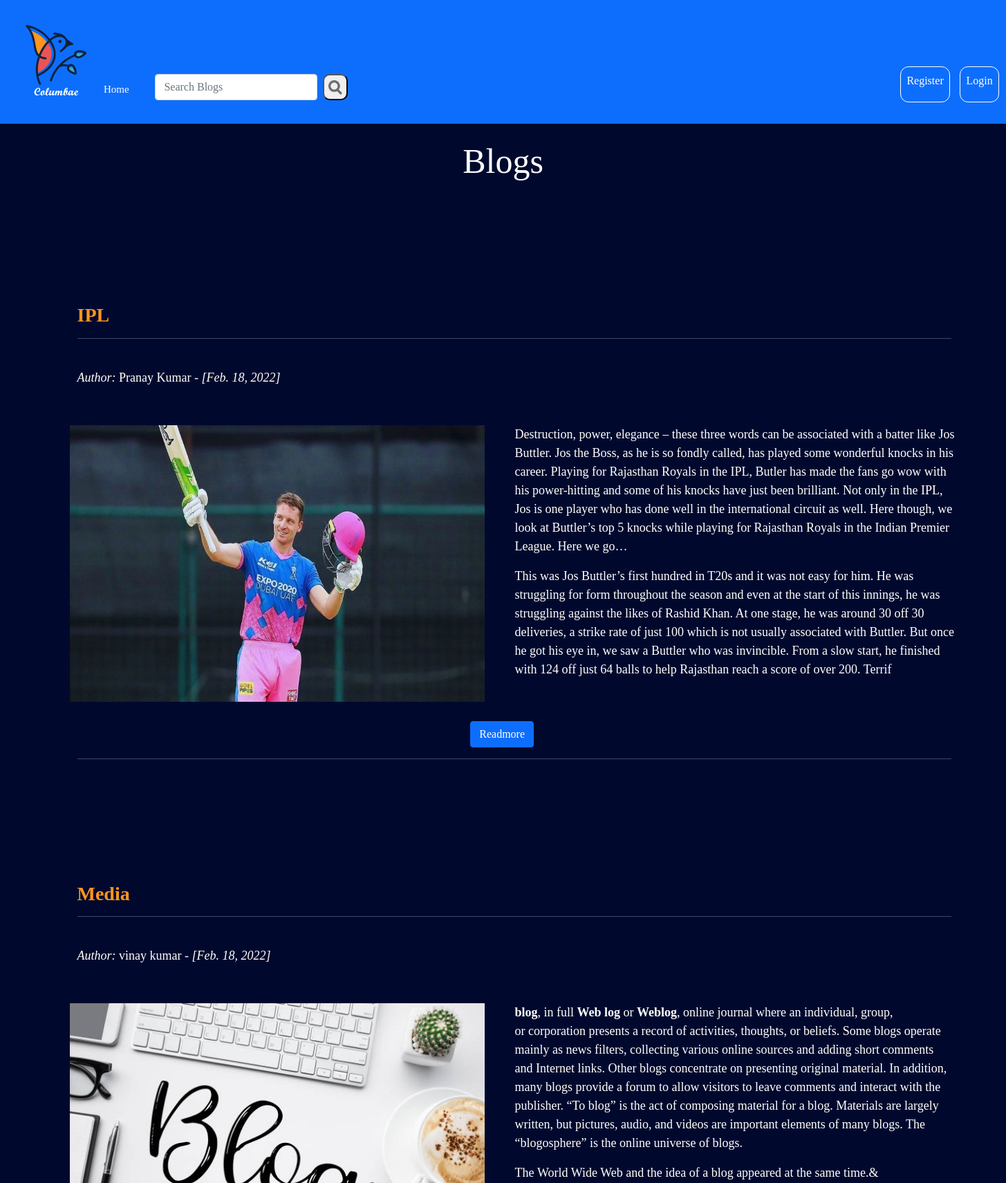
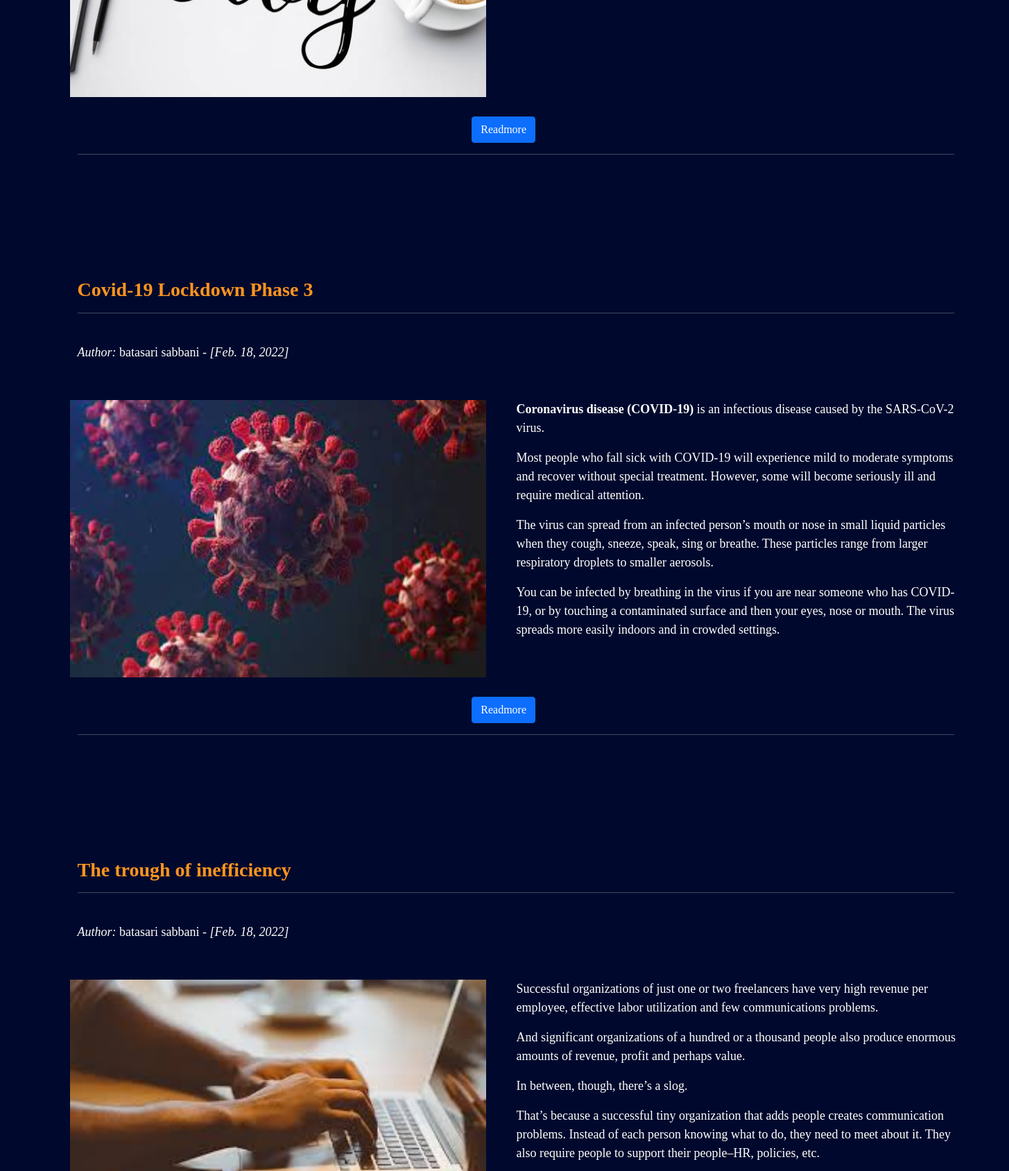
The page / (upper part) on the database its author committed (2 pictures, top to bottom).
### Blog_app/models.py (models this page shows, shortened)
class Post(models.Model):
    title = models.CharField(max_length=255)
    headerimage = models.ImageField(null=True, blank=True, upload_to = "images/")
    author = models.ForeignKey(User, on_delete=models.CASCADE)
    body = RichTextField(blank=True, null=True)
    post_date = models.DateField(auto_now_add=True)

### Blog_app/views.py (the view)
# urls.py: path('', Listview.as_view(), name="home"),
class Listview(ListView):
    model = Post
    template_name = 'blogapp/homepage.html'
    ordering = ['-post_date']

### templates/blogapp/homepage.html (shortened to what this page needs)
{% extends 'blogapp/base.html' %}
{% load static %}
{% block content %}
<br>
    {% if user.is_authenticated %}
    <div class="header">
        <h1>Welcome {{ user.first_name }}</h1>
    </div><hr>
    {% else %}
    <div class="header">
    <h1>Blogs</h1>
    </div><br><br>
    {% endif %}
<body>
<br><br><br><br><br>
<ul class="list" >
{% for post in object_list %}
    <h3><b>{{post.title}}</b></h3>
    <hr><br>
    <i>Author:</i> {{post.author.first_name }} {{post.author.last_name}} - <i>[{{ post.post_date }}]</i><br><br><br>
<div class="row">
<div class="column">
    {% if post.headerimage %}
     <img src="{{ post.headerimage.url }}" width="600" height="400">
    {% endif %}
</div>
<div class="column">
        {{post.body|slice:":1100"|safe }}
</div>
</div>
    <br>
    {% if user.is_authenticated %}
        {% if user.id == post.author.id %}
             <button class="btn btn-secondary" id="edit5"><a href="{% url 'editblog' post.pk %} ">Edit Post</a></button>
             <button class="btn btn-primary" id="readmore5"><a href="{% url 'blogdetails' post.pk %} ">Readmore</a></button>
             <hr><br><br><br><br><br><br>
             {% else %}
             <button class="btn btn-primary" id="readmore2"><a href="{% url 'blogdetails' post.pk %} ">Readmore</a></button>
             <hr><br><br><br><br><br><br>
        {% endif %}
        {% else %}
             <button class="btn btn-primary" id="readmore2"><a href="{% url 'blogdetails' post.pk %} ">Readmore</a></button>
             <hr><br><br><br><br><br><br>
    {% endif %}
    {% endfor %}
</ul>
{% endblock %}

### templates/blogapp/base.html (shortened to what this page needs)
{% load static %}
<!doctype html>
<html lang="en">
  <head>
    <link href="https://cdn.jsdelivr.net/npm/bootstrap@5.1.3/dist/css/bootstrap.min.css" rel="stylesheet">
    <link rel="stylesheet" type="text/css" href="{% static 'css/home.css' %}">
    <link rel="stylesheet" type="text/css" href="{% static 'css/blogdetailss.css' %}">
    <link rel="stylesheet" type="text/css" href="{% static 'css/signin.css' %}">
    <link rel="stylesheet" type="text/css" href="{% static 'css/signup.css' %}">
    <link rel="stylesheet" type="text/css" href="{% static 'css/addblog.css' %}">
    <link rel="stylesheet" type="text/css" href="{% static 'css/base.css' %}">
    <link rel="stylesheet" type="text/css" href="{% static 'css/myblogss.css' %}">
    <link rel="stylesheet" type="text/css" href="{% static 'css/search.css' %}">
  </head>
  <body>
    <nav class="navbar navbar-expand-lg navbar-dark" id="navbar">
      <div class="container-fluid">
        <a class="navbar-brand" href="{% url 'home' %}"><img src="{% static 'images/bloglogo.png' %}" alt="" width="" height=""></a>
              {% if user.is_authenticated %}
              <div class="collapse navbar-collapse" id="navbarSupportedContent">
                <ul class="navbar-nav me-auto mb-2 mb-lg-0">
                  <li class="nav-item" id="home88">
                    <a class="nav-link active" aria-current="page" href="{% url 'home' %}">Home</a>
                  </li>
              <li class="nav-item" id="myblog88">
                <a class="nav-link active" aria-current="page" href="{% url 'myblogs' %}">MyBlogs</a>
              </li>
              <li class="nav-item" id="addblog88">
              <a class="nav-link active" aria-current="page" href="{% url 'addblog' %}">AddBlog</a>
            </li>
          </ul>
          {% else %}
          <div class="collapse navbar-collapse" id="navbarSupportedContent">
            <ul class="navbar-nav me-auto mb-2 mb-lg-0">
              <li class="nav-item" id="home888">
                <a class="nav-link active" aria-current="page" href="{% url 'home' %}">Home</a>
              </li>
            {% endif %}
          <form class="d-flex" id="search88" method=POST action="{% url 'search' %}">
            <input class="form-control me-2" type="search" placeholder="Search Blogs" aria-label="Search" id="searchinput88" name="searched">
            <button  type="submit" id="srch00"><img src="{% static 'images/search.png' %}" alt="" width="20" height="22"></button>
          </form>
<ul class="navbar-nav me-auto mb-2 mb-lg-0">
      {% if user.is_authenticated %}
            <div class="loginpage">
            <li class="nav-item" id="logout888">
              <a class="nav-link active" aria-current="page" href="{% url 'signout' %}">LogOut</a>
            </li>
      {% else %}
            <li class="nav-item" id="register88">
              <a class="nav-link active" class="btn btn-secondary" aria-current="page" href="{% url 'signup' %}">Register</a>
            </li>
            <li class="nav-item" id="login88">
              <a class="nav-link active" aria-current="page" href="{% url 'signin' %}">Login</a>
            </li>
          </div>
        </ul>{% endif %}
        </div>
    </nav>
    <div class="container">
      {% block content %}
      {% endblock %}
    </div>
  </body>
</html>

### static/css/home.css (style rules this page uses)
* { font-family: Tahoma; }
body { background-color: #fff; }
.list { font-size: large; color: rgb(255, 255, 255); }
h1 { color: white; text-align: center; }
a, a:hover, a:focus, a:active { text-decoration: none; color: inherit; }
#readmore2 { margin-left: 45%; }
.column { float: left; width: 50%; padding: 1px; }
.row::after { content: ""; clear: both; display: table; }
h3 { color: #FF951E; font-family: Tahoma; }

### static/css/blogdetailss.css (style rules this page uses)
* { font-family: Tahoma; }

### static/css/signin.css (style rules this page uses)
* { font-family: Tahoma; }
body { background-color: #00092D; }
h1 { font-size: 40px; color: white; text-align: center; }

### static/css/signup.css (style rules this page uses)
* { font-family: Tahoma; }
body { background-color: #00092D; }
h1 { font-size: 50px; color: white; text-align: center; }

### static/css/addblog.css (style rules this page uses)
* { font-family: Tahoma; }

### static/css/base.css (style rules this page uses)
* { font-family: Tahoma; }
.d-flex { margin-left: 0%; }
#navbar { padding-top: 1px; padding-bottom: 1px; padding-left: 25px; padding-right: 80px; background-color: #0D6EFD; }
#srch00 { margin-bottom: 12%; margin-top: 38%; border-radius: 10px; }
#register88 { margin-top: 70%; margin-bottom: 22%; margin-left: 590%; margin-right: 8px; border: 1px solid rgb(255, 255, 255); border-radius: 12px; }
#login88 { margin-left: 5%; margin-top: 70%; margin-bottom: 22%; border: 1px solid white; border-radius: 12px; }
#searchinput88 { padding-right: 50px; margin-bottom: 12%; margin-top: 38%; }
#home888 { font-size: 15px; margin-right: 6%; margin-top: 22%; margin-bottom: 3%; }

### static/css/myblogss.css (style rules this page uses)
* { font-family: Tahoma; }

### static/css/search.css (style rules this page uses)
* { font-family: Tahoma; }

### rows shown on the page
Post: title "IPL", author.first_name "Pranay", author.last_name "Kumar", post_date "Feb. 18, 2022", headerimage (picture), body "Destruction, power, elegance – these three words can be associated with a batter like Jos Buttler. Jos the Boss, as he is so fondly called, has played some wonderful knocks in his career. Playing for Rajasthan Royals in the IPL, Butler has made the fans go wow with his power-hitting and some of his knocks have just been brilliant. Not only in the IPL, Jos is one player who has done well in the international circuit as well. Here though, we look at Buttler’s top 5 knocks while playing for Rajasthan Royals in the Indian Premier League. Here we go… This was Jos Buttler’s first hundred in T20s and it was not easy for him. He was struggling for form throughout the season and even at the start of…", shows "Readmore"
Post: title "Media", author.first_name "vinay", author.last_name "kumar", post_date "Feb. 18, 2022", headerimage (picture), body "blog , in full Web log or Weblog , online journal where an individual, group, or corporation presents a record of activities, thoughts, or beliefs. Some blogs operate mainly as news filters, collecting various online sources and adding short comments and Internet links. Other blogs concentrate on presenting original material. In addition, many blogs provide a forum to allow visitors to leave comments and interact with the publisher. “To blog” is the act of composing material for a blog. Materials are largely written, but pictures, audio, and videos are important elements of many blogs. The “blogosphere” is the online universe of blogs. The World Wide Web and the idea of a blog appeared at…", shows "Readmore"
Post: title "Covid-19 Lockdown Phase 3", author.first_name "batasari", author.last_name "sabbani", post_date "Feb. 18, 2022", headerimage (picture), body "Coronavirus disease (COVID-19) is an infectious disease caused by the SARS-CoV-2 virus. Most people who fall sick with COVID-19 will experience mild to moderate symptoms and recover without special treatment. However, some will become seriously ill and require medical attention. The virus can spread from an infected person’s mouth or nose in small liquid particles when they cough, sneeze, speak, sing or breathe. These particles range from larger respiratory droplets to smaller aerosols. You can be infected by breathing in the virus if you are near someone who has COVID-19, or by touching a contaminated surface and then your eyes, nose or mouth. The virus spreads more easily indoors and in…", shows "Readmore"
Post: title "The trough of inefficiency", author.first_name "batasari", author.last_name "sabbani", post_date "Feb. 18, 2022", headerimage (picture), body "Successful organizations of just one or two freelancers have very high revenue per employee, effective labor utilization and few communications problems. And significant organizations of a hundred or a thousand people also produce enormous amounts of revenue, profit and perhaps value. In between, though, there’s a slog. That’s because a successful tiny organization that adds people creates communication problems. Instead of each person knowing what to do, they need to meet about it. They also require people to support their people–HR, policies, etc."
